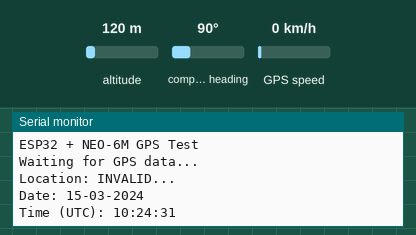
Bench run of a sketch on a simulated ESP32. Parts: the last lines printed to the serial monitor. The inputs (shaded band) are chosen by the test bench; at power-on: altitude 120 m, GPS speed 0 km/h, compass heading 90°. The GPS gets a fix after 3 s at 37.7749, -122.4194 with 8 satellites.

Above: at 1.2 s.
1.3 s: altitude set to 20 m
At 2.8 s:
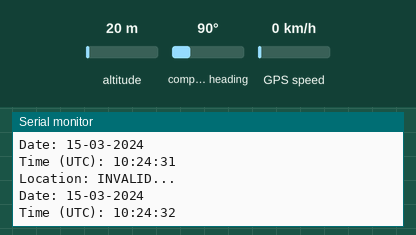
4.5 s: GPS speed set to 2 km/h
At 5.8 s:
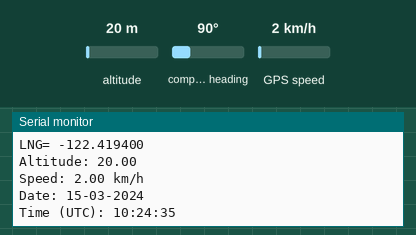
6.0 s: altitude set to 250 m
At 6.6 s:
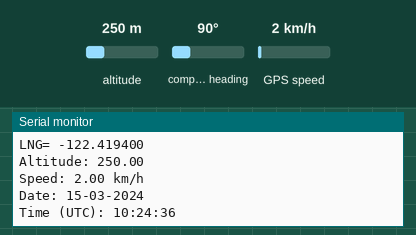
Timing chart, 0 to 9.0 s (numbered marks = the images above; inputs shaded):
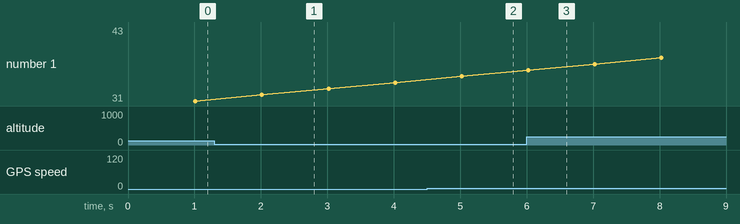

Measured:
- after the input at 4.5 s, the serial monitor: prints a new line after 0.52 s (image 2)
- after the input at 6.0 s, the serial monitor: prints a new line at once (image 3)

The sketch:

sketch_GPS.ino
```cpp
#include <TinyGPS++.h>

#define RXD2 16   // GPS TX → ESP32 RX2
#define TXD2 17   // GPS RX → ESP32 TX2
#define GPS_BAUDRATE 9600

TinyGPSPlus gps;

void setup() {
  Serial.begin(115200);
  Serial.println("ESP32 + NEO-6M GPS Test");

  // Start hardware UART2
  Serial2.begin(GPS_BAUDRATE, SERIAL_8N1, RXD2, TXD2);

  Serial.println("Waiting for GPS data...");
}

void loop() {

  // Feed data from GPS to TinyGPS++
  while (Serial2.available() > 0) {
    char c = Serial2.read();
    gps.encode(c);
  }

  // Display location once per second
  static unsigned long lastPrint = 0;
  if (millis() - lastPrint > 1000) {
    lastPrint = millis();

    if (gps.location.isValid()) {
      Serial.print("LAT= ");
      Serial.println(gps.location.lat(), 6);
      Serial.print("LNG= ");
      Serial.println(gps.location.lng(), 6);
    } else {
      Serial.println("Location: INVALID...");
    }

    if (gps.altitude.isValid()) {
      Serial.print("Altitude: ");
      Serial.println(gps.altitude.meters());
    }

    if (gps.speed.isValid()) {
      Serial.print("Speed: ");
      Serial.print(gps.speed.kmph());
      Serial.println(" km/h");
    }

    if (gps.date.isValid() && gps.time.isValid()) {
      Serial.printf("Date: %02u-%02u-%04u\n",
                    gps.date.day(),
                    gps.date.month(),
                    gps.date.year());
      Serial.printf("Time (UTC): %02u:%02u:%02u\n",
                    gps.time.hour(),
                    gps.time.minute(),
                    gps.time.second());
    }

    Serial.println();
  }

  // If no data received within 5s → wiring issue
  if (millis() > 5000 && gps.charsProcessed() < 10) {
    Serial.println("** No GPS data received! Check wiring and baudrate **");
    delay(2000);
  }
}
```
